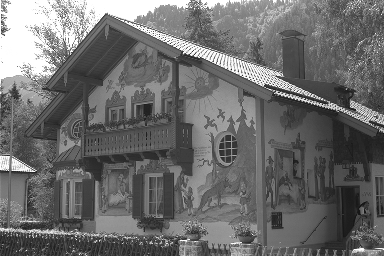
%> input picture Lab10b/house.tif, 384 x 256 px
$ octave halftoningExercise.m   (GNU Octave 9; MATLAB toolbox functions it lacks are replaced by stand-ins)
%> lines starting %> are read from the running program, lines starting %| are printed output that depends on the picture; in (x1, y1, x2, y2) boxes, pixels count from 0 and x2, y2 are one past the last pixel; in counts of white or black regions, pixels touching at a corner belong together; the program's own positions count from 1
house = imread('house.tif');
%> house is the input picture: size 256x384 uint8; min 18, max 255, mean 108.5
load ycbcr
image(house);
%truesize;
colormap(gray(256));
axis('image');
title('original house')

figure
T = 108;
house = double(house);
%> house: size 256x384 double
quantHouse = 255*(house>T);
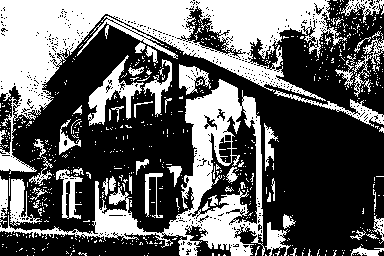
%> quantHouse: size 256x384 double; 39% white; 668 white regions (612 under 20 px), largest, box (x1, y1, x2, y2) and area: (0, 0, 347, 174) 18352, (0, 79, 265, 256) 9520, (88, 55, 144, 126) 1234
house = uint8(house);
quantHouse = uint8(quantHouse);
image(quantHouse);
colormap(gray(256));
%truesize
axis('image');
title('quantized house')

figure
house = double(house);
quantHouse = double(quantHouse);
absErrHouse = abs(house - quantHouse);
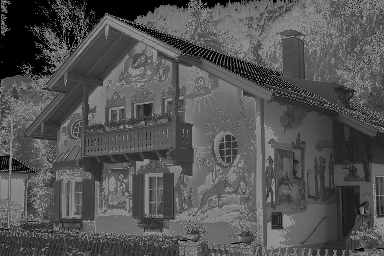
%> absErrHouse: size 256x384 double; min 0, max 146, mean 83.7
house = uint8(house);
quantHouse = uint8(quantHouse);
image(absErrHouse);
colormap(gray(256));
axis('image');
title('absolute error, quantized house')

house = double(house);
quantHouse = double(quantHouse);
sqDiffHouse = (house - quantHouse).^2;
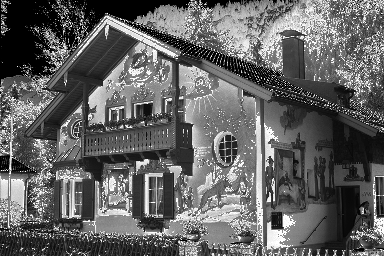
%> sqDiffHouse: size 256x384 double; min 0, max 21316, mean 8306.5; drawn with min black and max white
sumHouse = sum(sqDiffHouse,'all');
%> sumHouse = 816558082
MSE_quantized = (1/(numel(house)*numel(house)))*sumHouse
%> MSE_quantized = 0.0845
house = uint8(house);
quantHouse = uint8(quantHouse);

figure
quantHouse = double(quantHouse);
filteredQH = filter2(h,quantHouse);
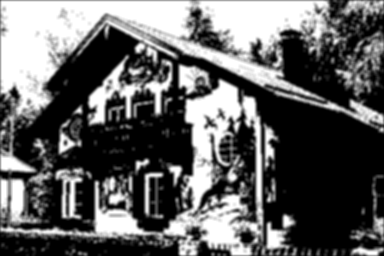
%> filteredQH: size 256x384 double; min 0, max 255, mean 98.7; drawn with min black and max white
quantHouse = uint8(quantHouse);
filteredQH = uint8(filteredQH);
%> filteredQH: size 256x384 uint8
image(filteredQH);
colormap(gray(256));
%truesize
axis('image');
title('gauss filtered quantized house')

house = double(house);
filteredQH = double(filteredQH);
%> filteredQH: size 256x384 double
sqDiffHouse = (house - filteredQH).^2;
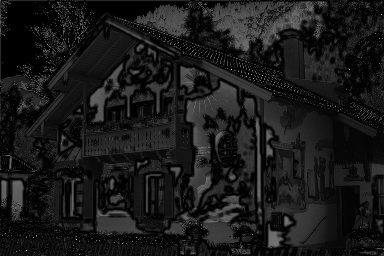
%> sqDiffHouse: size 256x384 double; min 0, max 47089, mean 4775.5; drawn with min black and max white
sumHouse = sum(sqDiffHouse,'all');
%> sumHouse = 469452587
MSE_filtered_quantized = (1/(numel(house)*numel(house)))*sumHouse
%> MSE_filtered_quantized = 0.0486
house = uint8(house);
filteredQH = uint8(filteredQH);
